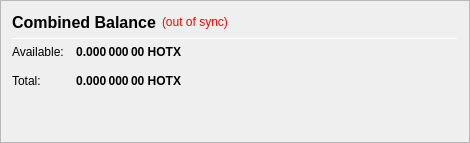
                   <widget class="QFrame" name="frame_CombinedBalances">
                    <property name="minimumSize">
                     <size>
                      <width>470</width>
                      <height>0</height>
                     </size>
                    </property>
                    <property name="frameShape">
                     <enum>QFrame::StyledPanel</enum>
                    </property>
                    <property name="frameShadow">
                     <enum>QFrame::Raised</enum>
                    </property>
                    <layout class="QVBoxLayout" name="verticalLayout_5">
                     <item>
                      <layout class="QHBoxLayout" name="horizontalLayout_5" stretch="0,0,0">
                       <item>
                        <widget class="QLabel" name="label_5z">
                         <property name="minimumSize">
                          <size>
                           <width>0</width>
                           <height>20</height>
                          </size>
                         </property>
                         <property name="font">
                          <font>
                           <pointsize>12</pointsize>
                           <weight>75</weight>
                           <bold>true</bold>
                          </font>
                         </property>
                         <property name="toolTip">
                          <string>Combined Balance (including unconfirmed and immature coins)</string>
                         </property>
                         <property name="text">
                          <string>Combined Balance</string>
                         </property>
                        </widget>
                       </item>
                       <item>
                        <widget class="QLabel" name="labelWalletStatus">
                         <property name="cursor">
                          <cursorShape>WhatsThisCursor</cursorShape>
                         </property>
                         <property name="toolTip">
                          <string>The displayed information may be out of date. Your wallet automatically synchronizes with the HOTX network after a connection is established, but this process has not completed yet.</string>
                         </property>
                         <property name="styleSheet">
                          <string notr="true">QLabel { color: red; }</string>
                         </property>
                         <property name="text">
                          <string notr="true">(out of sync)</string>
                         </property>
                         <property name="alignment">
                          <set>Qt::AlignLeading|Qt::AlignLeft|Qt::AlignVCenter</set>
                         </property>
                        </widget>
                       </item>
                       <item>
                        <spacer name="horizontalSpacer_1">
                         <property name="orientation">
                          <enum>Qt::Horizontal</enum>
                         </property>
                         <property name="sizeHint" stdset="0">
                          <size>
                           <width>40</width>
                           <height>20</height>
                          </size>
                         </property>
                        </spacer>
                       </item>
                      </layout>
                     </item>
                     <item>
                      <widget class="Line" name="line_CombinedBalance">
                       <property name="minimumSize">
                        <size>
                         <width>0</width>
                         <height>1</height>
                        </size>
                       </property>
                       <property name="maximumSize">
                        <size>
                         <width>16777215</width>
                         <height>1</height>
                        </size>
                       </property>
                       <property name="orientation">
                        <enum>Qt::Horizontal</enum>
                       </property>
                      </widget>
                     </item>
                     <item>
                      <layout class="QGridLayout" name="gridLayout_3">
                       <property name="spacing">
                        <number>12</number>
                       </property>
                       <item row="1" column="0">
                        <widget class="QLabel" name="labelBalanceTextz">
                         <property name="text">
                          <string>Available:</string>
                         </property>
                        </widget>
                       </item>
                       <item row="1" column="1">
                        <widget class="QLabel" name="labelBalancez">
                         <property name="font">
                          <font>
                           <weight>75</weight>
                           <bold>true</bold>
                          </font>
                         </property>
                         <property name="cursor">
                          <cursorShape>IBeamCursor</cursorShape>
                         </property>
                         <property name="toolTip">
                          <string>Your current spendable balance</string>
                         </property>
                         <property name="text">
                          <string notr="true">0.000 000 00 HOTX</string>
                         </property>
                         <property name="alignment">
                          <set>Qt::AlignRight|Qt::AlignTrailing|Qt::AlignVCenter</set>
                         </property>
                         <property name="textInteractionFlags">
                          <set>Qt::LinksAccessibleByMouse|Qt::TextSelectableByKeyboard|Qt::TextSelectableByMouse</set>
                         </property>
                        </widget>
                       </item>
                       <item row="2" column="0">
                        <widget class="QLabel" name="labelTotalTextz">
                         <property name="text">
                          <string>Total:</string>
                         </property>
                        </widget>
                       </item>
                       <item row="2" column="1">
                        <widget class="QLabel" name="labelTotalz">
                         <property name="font">
                          <font>
                           <weight>75</weight>
                           <bold>true</bold>
                          </font>
                         </property>
                         <property name="cursor">
                          <cursorShape>IBeamCursor</cursorShape>
                         </property>
                         <property name="toolTip">
                          <string>Total Balance, including all unavailable coins.</string>
                         </property>
                         <property name="text">
                          <string notr="true">0.000 000 00 HOTX</string>
                         </property>
                         <property name="alignment">
                          <set>Qt::AlignRight|Qt::AlignTrailing|Qt::AlignVCenter</set>
                         </property>
                         <property name="textInteractionFlags">
                          <set>Qt::LinksAccessibleByMouse|Qt::TextSelectableByKeyboard|Qt::TextSelectableByMouse</set>
                         </property>
                        </widget>
                       </item>
                       <item row="2" column="3">
                        <spacer name="horizontalSpacer_2">
                         <property name="orientation">
                          <enum>Qt::Horizontal</enum>
                         </property>
                         <property name="sizeHint" stdset="0">
                          <size>
                           <width>40</width>
                           <height>20</height>
                          </size>
                         </property>
                        </spacer>
                       </item>
                      </layout>
                     </item>
                     <item>
                      <spacer name="verticalSpacer_1">
                       <property name="orientation">
                        <enum>Qt::Vertical</enum>
                       </property>
                       <property name="sizeHint" stdset="0">
                        <size>
                         <width>20</width>
                         <height>40</height>
                        </size>
                       </property>
                      </spacer>
                     </item>
                    </layout>
                   </widget>
